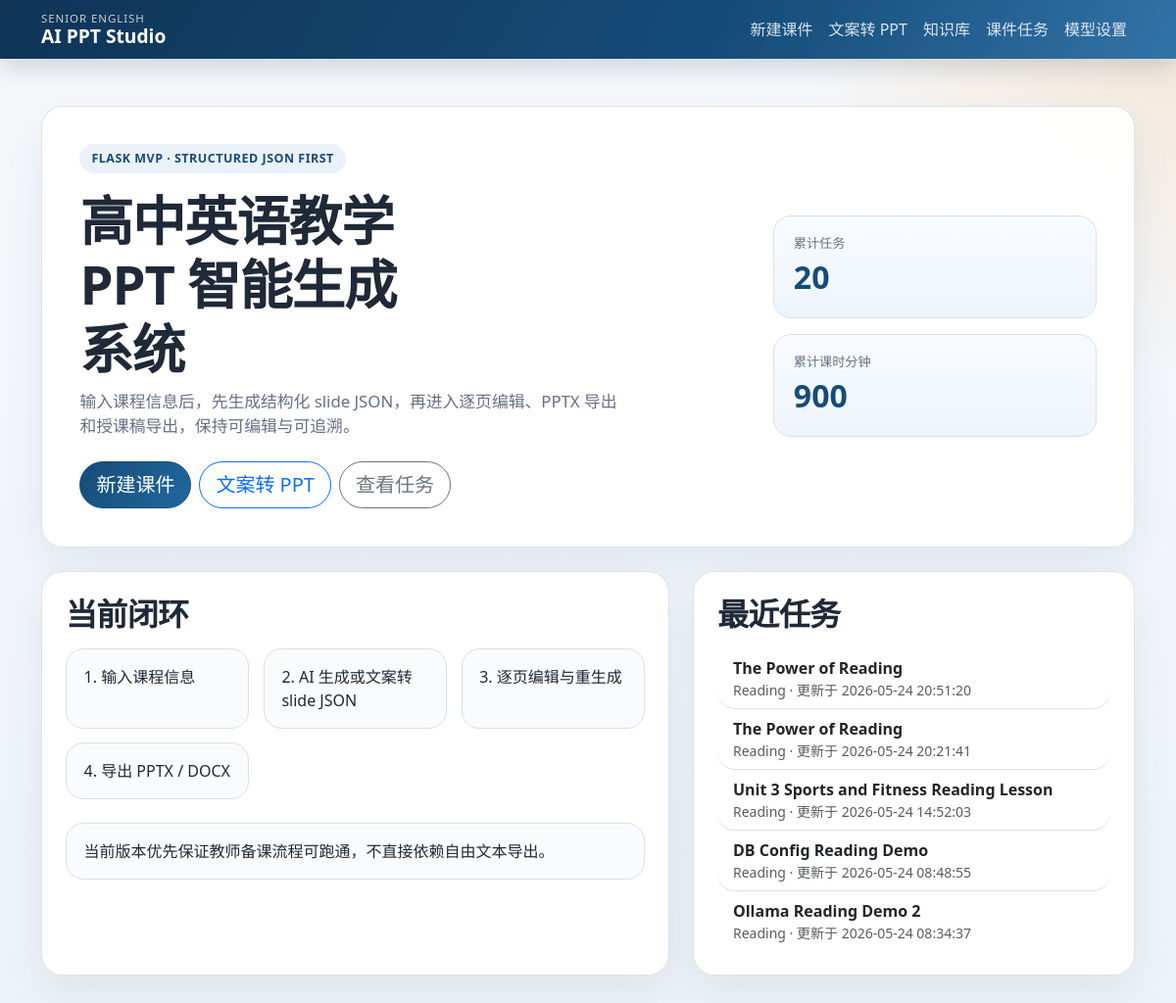
The page / on the database its author committed.
### tables this page shows
CREATE TABLE lesson_tasks (
            id INTEGER PRIMARY KEY AUTOINCREMENT,
            course_title TEXT NOT NULL,
            grade TEXT,
            textbook TEXT,
            unit TEXT,
            lesson_type TEXT,
            duration INTEGER,
            student_level TEXT,
            style TEXT,
            extra_requirements TEXT,
            status TEXT DEFAULT 'draft',
            created_at TEXT,
            updated_at TEXT
        , generation_mode TEXT, manuscript_source_name TEXT, manuscript_raw_text TEXT, manuscript_summary TEXT, source_word_count INTEGER, manuscript_analysis_json TEXT, manuscript_generation_strategy TEXT, manuscript_preserve_completion_mode TEXT, manuscript_preserve_polish_mode TEXT);

### routes/ppt_routes.py (the view)
@ppt_bp.route("/")
def index():
    with get_db() as conn:
        stats = conn.execute(
            """
            SELECT COUNT(*) AS task_count,
                   COALESCE(SUM(duration), 0) AS total_minutes
            FROM lesson_tasks
            WHERE course_title NOT LIKE '[TEST]%'
            """
        ).fetchone()
        recent_tasks = conn.execute(
            """
            SELECT id, course_title, lesson_type, updated_at
            FROM lesson_tasks
            WHERE course_title NOT LIKE '[TEST]%'
            ORDER BY id DESC
            LIMIT 5
            """
        ).fetchall()
    return render_template("index.html", stats=stats, recent_tasks=recent_tasks)

### models/database.py (called while the page is built)
@contextmanager
def get_db():
    conn = sqlite3.connect(DATABASE_PATH)
    conn.row_factory = sqlite3.Row
    try:
        yield conn
        conn.commit()
    finally:
        conn.close()

### templates/index.html
{% extends "base.html" %}
{% block content %}
<section class="hero-panel mb-4">
  <div class="row g-4 align-items-center">
    <div class="col-lg-8">
      <span class="hero-badge">Flask MVP · Structured JSON First</span>
      <h1 class="hero-title mt-3">高中英语教学 PPT 智能生成系统</h1>
      <p class="hero-text">输入课程信息后，先生成结构化 slide JSON，再进入逐页编辑、PPTX 导出和授课稿导出，保持可编辑与可追溯。</p>
      <div class="d-flex flex-wrap gap-2 mt-4">
        <a href="{{ url_for('ppt.new_task') }}" class="btn btn-primary btn-lg">新建课件</a>
        <a href="{{ url_for('ppt.from_manuscript') }}" class="btn btn-outline-primary btn-lg">文案转 PPT</a>
        <a href="{{ url_for('ppt.tasks') }}" class="btn btn-outline-secondary btn-lg">查看任务</a>
      </div>
    </div>
    <div class="col-lg-4">
      <div class="hero-metrics">
        <div class="metric-card">
          <div class="metric-label">累计任务</div>
          <div class="metric-value">{{ stats.task_count }}</div>
        </div>
        <div class="metric-card">
          <div class="metric-label">累计课时分钟</div>
          <div class="metric-value">{{ stats.total_minutes }}</div>
        </div>
      </div>
    </div>
  </div>
</section>
<div class="row g-4">
  <div class="col-lg-7">
    <section class="app-card p-4 h-100">
      <h2 class="section-title">当前闭环</h2>
      <div class="flow-grid mt-3">
        <div class="flow-step">1. 输入课程信息</div>
        <div class="flow-step">2. AI 生成或文案转 slide JSON</div>
        <div class="flow-step">3. 逐页编辑与重生成</div>
        <div class="flow-step">4. 导出 PPTX / DOCX</div>
      </div>
      <div class="info-strip mt-4">
        当前版本优先保证教师备课流程可跑通，不直接依赖自由文本导出。
      </div>
    </section>
  </div>
  <div class="col-lg-5">
    <section class="app-card p-4 h-100">
      <h2 class="section-title">最近任务</h2>
      {% if recent_tasks %}
      <div class="list-group list-group-flush mt-3">
        {% for task in recent_tasks %}
        <a class="list-group-item recent-task" href="{{ url_for('ppt.edit_task', task_id=task.id) }}">
          <div class="fw-semibold">{{ task.course_title }}</div>
          <div class="small text-muted">{{ task.lesson_type }} · 更新于 {{ task.updated_at or '未记录' }}</div>
        </a>
        {% endfor %}
      </div>
      {% else %}
      <p class="text-muted mt-3 mb-0">还没有课件任务。先创建一份阅读课或语法课试试。</p>
      {% endif %}
    </section>
  </div>
</div>
{% endblock %}

### static/css/style.css (style rules this page uses)
:root { --app-bg: #edf2f7; --app-surface: #ffffff; --app-ink: #1f2937; --app-muted: #667085; --app-line: #d7e1ea; --app-primary: #154c79; --app-primary-soft: #eaf1f8; --app-accent: #f4b266; --app-shadow: 0 18px 40px rgba(21, 76, 121, 0.08); }
body { background: radial-gradient(circle at top right, rgba(244, 178, 102, 0.24), transparent 24%), linear-gradient(180deg, #f6f8fb 0%, var(--app-bg) 100%); color: var(--app-ink); }
.app-alert, .app-card, .hero-panel { border: 1px solid rgba(215, 225, 234, 0.9); border-radius: 22px; box-shadow: var(--app-shadow); }
.app-card, .hero-panel { background: rgba(255, 255, 255, 0.96); }
.hero-panel { padding: 2.4rem; overflow: hidden; }
.hero-badge, .section-kicker { display: inline-flex; align-items: center; gap: 0.35rem; padding: 0.35rem 0.75rem; border-radius: 999px; background: var(--app-primary-soft); color: var(--app-primary); font-size: 0.78rem; font-weight: 700; letter-spacing: 0.04em; text-transform: uppercase; }
.hero-title, .section-title { font-weight: 700; letter-spacing: -0.02em; }
.hero-title { max-width: 12ch; font-size: clamp(2rem, 5vw, 3.4rem); }
.hero-text { max-width: 58ch; color: var(--app-muted); font-size: 1.05rem; }
.hero-metrics { display: grid; gap: 1rem; }
.metric-card, .flow-step, .support-item, .info-strip, .preview-card, .recent-task { border: 1px solid var(--app-line); border-radius: 18px; }
.metric-card { background: linear-gradient(180deg, #f8fbff 0%, #eef5fb 100%); padding: 1.1rem 1.25rem; }
.metric-label { color: var(--app-muted); font-size: 0.82rem; }
.metric-value { font-size: 2rem; font-weight: 700; color: var(--app-primary); }
.flow-grid, .support-list, .preview-grid { display: grid; gap: 0.9rem; }
.flow-grid { grid-template-columns: repeat(auto-fit, minmax(180px, 1fr)); }
.flow-step, .support-item, .info-strip { background: #f9fbfd; padding: 1rem 1.1rem; }
.recent-task { border-left: 4px solid transparent; }
.btn { border-radius: 999px; padding-left: 1rem; padding-right: 1rem; }
.btn-primary { background: linear-gradient(120deg, #154c79 0%, #21689d 100%); border-color: #154c79; }

### rows shown on the page
lesson_tasks: course_title "The Power of Reading", lesson_type "Reading", updated_at "2026-05-24 20:51:20"
lesson_tasks: course_title "The Power of Reading", lesson_type "Reading", updated_at "2026-05-24 20:21:41"
lesson_tasks: course_title "Unit 3 Sports and Fitness Reading Lesson", lesson_type "Reading", updated_at "2026-05-24 14:52:03"
lesson_tasks: course_title "DB Config Reading Demo", lesson_type "Reading", updated_at "2026-05-24 08:48:55"
lesson_tasks: course_title "Ollama Reading Demo 2", lesson_type "Reading", updated_at "2026-05-24 08:34:37"

### other values the page prints
{{ stats.task_count }} "20"
{{ stats.total_minutes }} "900"
